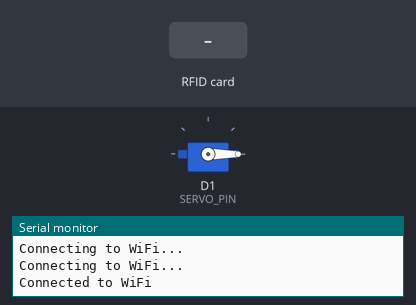
Bench run of a sketch on a simulated ESP8266 (NodeMCU). On the bench: servo, the last lines printed to the serial monitor. Inputs (shaded band) come from the test bench. WiFi joins after 1.5 s; servers stay silent unless stated; uploads are accepted with an empty reply.

Above: at 3.2 s.
3.3 s: RFID card B7 BE 38 63 held to the reader
At 3.8 s:
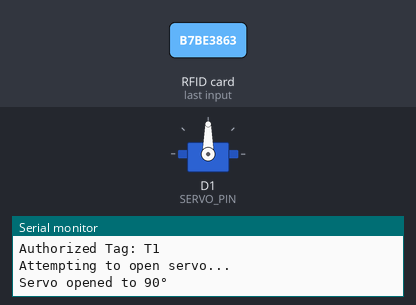
4.8 s: RFID card 5E 7A 19 C4 held to the reader
6.3 s: RFID card 4C 53 AB 33 held to the reader
At 12.8 s:
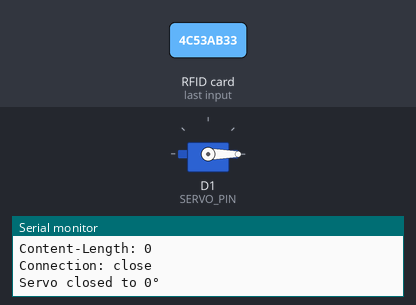
Timing chart, 0 to 13.8 s (numbered marks = the images above; inputs shaded):
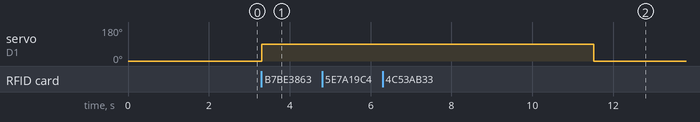

Measured:
- after the input at 3.3 s, servo on D1 (SERVO_PIN): 0° → 90° at once
- after the input at 6.3 s, servo on D1 (SERVO_PIN): 90° → 0° after 5.2 s instead of 2.2 s

The sketch:

espin.ino
```cpp
#include <ESP8266WiFi.h>
#include <SPI.h>
#include <MFRC522.h>
#include <Servo.h>

#define SS_PIN  D8      // Chân D8 cho RFID
#define RST_PIN D2      // Chân D2 cho RFID
#define SERVO_PIN D1    // Chân D1 cho Servo motor

MFRC522 rfid(SS_PIN, RST_PIN);
Servo servo;

// Danh sách UID của các thẻ được cấp phép
byte T1[4] = {0xB7, 0xBE, 0x38, 0x63}; // Thẻ 1
byte T2[4] = {0x4C, 0x53, 0xAB, 0x33}; // Thẻ 2
byte T3[4] = {0x49, 0x12, 0xE7, 0xB3}; // Thẻ 3

int angle = 0;           // Góc hiện tại của servo
unsigned long openTime = 0; // Thời gian mở servo
bool servoOpen = false;  // Trạng thái của servo

// Thông tin WiFi
const char* ssid = "VNH"; // Thay bằng SSID WiFi của bạn
const char* password = "!!!!!!!!"; // Thay bằng mật khẩu WiFi

// Thông tin server
const char* server = "http://172.20.10.9/IoT1/receive_data.php"; // Địa chỉ IP server

void setup() {
  Serial.begin(9600);
  SPI.begin();                 // Khởi tạo SPI bus
  rfid.PCD_Init();              // Khởi tạo RFID
  servo.attach(SERVO_PIN);      // Khởi tạo servo
  servo.write(angle);           // Đặt servo về góc 0°

  // Kết nối WiFi
  WiFi.begin(ssid, password);
  while (WiFi.status() != WL_CONNECTED) {
    delay(1000);
    Serial.println("Connecting to WiFi...");
  }
  Serial.println("Connected to WiFi");
}

void loop() {
  // Kiểm tra nếu có thẻ RFID mới
  if (rfid.PICC_IsNewCardPresent() && rfid.PICC_ReadCardSerial()) {
    const char* cardName = getCardName();  // Kiểm tra tên thẻ

    if (cardName != nullptr) {
      Serial.print("Authorized Tag: ");
      Serial.println(cardName);
      openServo();  // Mở servo
    } else {
      Serial.print("Unauthorized Tag with UID:");
      for (int i = 0; i < rfid.uid.size; i++) {
        Serial.print(rfid.uid.uidByte[i] < 0x10 ? " 0" : " ");
        Serial.print(rfid.uid.uidByte[i], HEX);
      }
      Serial.println();
    }

    rfid.PICC_HaltA();        // Dừng thẻ
    rfid.PCD_StopCrypto1();   // Dừng mã hóa
  }

  // Kiểm tra nếu servo đã mở quá 5 giây
  if (servoOpen && millis() - openTime >= 5000) {
    closeServo();  // Đóng servo
  }
}

const char* getCardName() {
  // So sánh UID của thẻ với danh sách thẻ được cấp phép
  if (memcmp(rfid.uid.uidByte, T1, 4) == 0) return "T1";
  if (memcmp(rfid.uid.uidByte, T2, 4) == 0) return "T2";
  if (memcmp(rfid.uid.uidByte, T3, 4) == 0) return "T3";
  return nullptr;  // Thẻ không hợp lệ
}

void openServo() {
  Serial.println("Attempting to open servo...");
  servo.write(90);  // Mở servo tới 90°
  delay(200);  // Giảm thiểu nhiễu khi điều khiển servo
  Serial.println("Servo opened to 90°");

  servoOpen = true;
  openTime = millis();  // Lưu thời điểm mở servo

  // Gửi dữ liệu lên server
  String tag = getCardName();
  double thanhtien = 3000;
  String url = String(server) + "?tag=" + tag + "_IN" + "&thanhtien=" + thanhtien;
  sendData(url);
}


void sendData(String url) {
  WiFiClient client;  // Tạo đối tượng client
  if (client.connect("172.20.10.9", 80)) {  // Kết nối tới server
    client.print(String("GET ") + url + " HTTP/1.1\r\n" +
                 "Host: " + "172.20.10.9" + "\r\n" +
                 "Connection: close\r\n\r\n");
    delay(500);  // Chờ phản hồi
    while (client.available()) {
      String line = client.readStringUntil('\n');
      Serial.println(line);  // In phản hồi từ server
    }
  } else {
    Serial.println("Connection failed");
  }
}

void closeServo() {
  servo.write(0);  // Đóng servo về 0°
  Serial.println("Servo closed to 0°");
  servoOpen = false;
}
```
